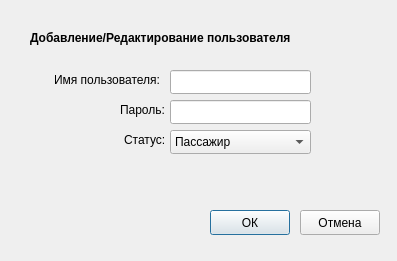
<?xml version="1.0" encoding="UTF-8"?>
<ui version="4.0">
 <class>edit_us</class>
 <widget class="QWidget" name="edit_us">
  <property name="geometry">
   <rect>
    <x>0</x>
    <y>0</y>
    <width>397</width>
    <height>261</height>
   </rect>
  </property>
  <property name="windowTitle">
   <string>Form</string>
  </property>
  <widget class="QLabel" name="label_2">
   <property name="geometry">
    <rect>
     <x>120</x>
     <y>102</y>
     <width>55</width>
     <height>16</height>
    </rect>
   </property>
   <property name="text">
    <string>Пароль:</string>
   </property>
  </widget>
  <widget class="QPushButton" name="ok">
   <property name="geometry">
    <rect>
     <x>210</x>
     <y>210</y>
     <width>80</width>
     <height>25</height>
    </rect>
   </property>
   <property name="text">
    <string>ОК</string>
   </property>
   <property name="default">
    <bool>true</bool>
   </property>
  </widget>
  <widget class="QPushButton" name="exit">
   <property name="geometry">
    <rect>
     <x>300</x>
     <y>210</y>
     <width>80</width>
     <height>25</height>
    </rect>
   </property>
   <property name="text">
    <string>Отмена</string>
   </property>
  </widget>
  <widget class="QLineEdit" name="name_us">
   <property name="geometry">
    <rect>
     <x>170</x>
     <y>70</y>
     <width>141</width>
     <height>24</height>
    </rect>
   </property>
  </widget>
  <widget class="QLabel" name="label_3">
   <property name="geometry">
    <rect>
     <x>124</x>
     <y>132</y>
     <width>55</width>
     <height>16</height>
    </rect>
   </property>
   <property name="text">
    <string>Статус:</string>
   </property>
  </widget>
  <widget class="QLabel" name="label">
   <property name="geometry">
    <rect>
     <x>54</x>
     <y>70</y>
     <width>121</width>
     <height>20</height>
    </rect>
   </property>
   <property name="text">
    <string>Имя пользователя:</string>
   </property>
  </widget>
  <widget class="QLineEdit" name="pssw">
   <property name="geometry">
    <rect>
     <x>170</x>
     <y>100</y>
     <width>141</width>
     <height>24</height>
    </rect>
   </property>
  </widget>
  <widget class="QComboBox" name="comboBox">
   <property name="geometry">
    <rect>
     <x>170</x>
     <y>130</y>
     <width>141</width>
     <height>24</height>
    </rect>
   </property>
   <property name="font">
    <font>
     <pointsize>9</pointsize>
    </font>
   </property>
   <item>
    <property name="text">
     <string>Пассажир</string>
    </property>
   </item>
   <item>
    <property name="text">
     <string>Кассир</string>
    </property>
   </item>
   <item>
    <property name="text">
     <string>Администратор</string>
    </property>
   </item>
  </widget>
  <widget class="QLabel" name="label_4">
   <property name="geometry">
    <rect>
     <x>30</x>
     <y>30</y>
     <width>361</width>
     <height>16</height>
    </rect>
   </property>
   <property name="font">
    <font>
     <pointsize>9</pointsize>
     <weight>75</weight>
     <bold>true</bold>
    </font>
   </property>
   <property name="text">
    <string>Добавление/Редактирование пользователя</string>
   </property>
  </widget>
 </widget>
 <resources/>
 <connections/>
</ui>
